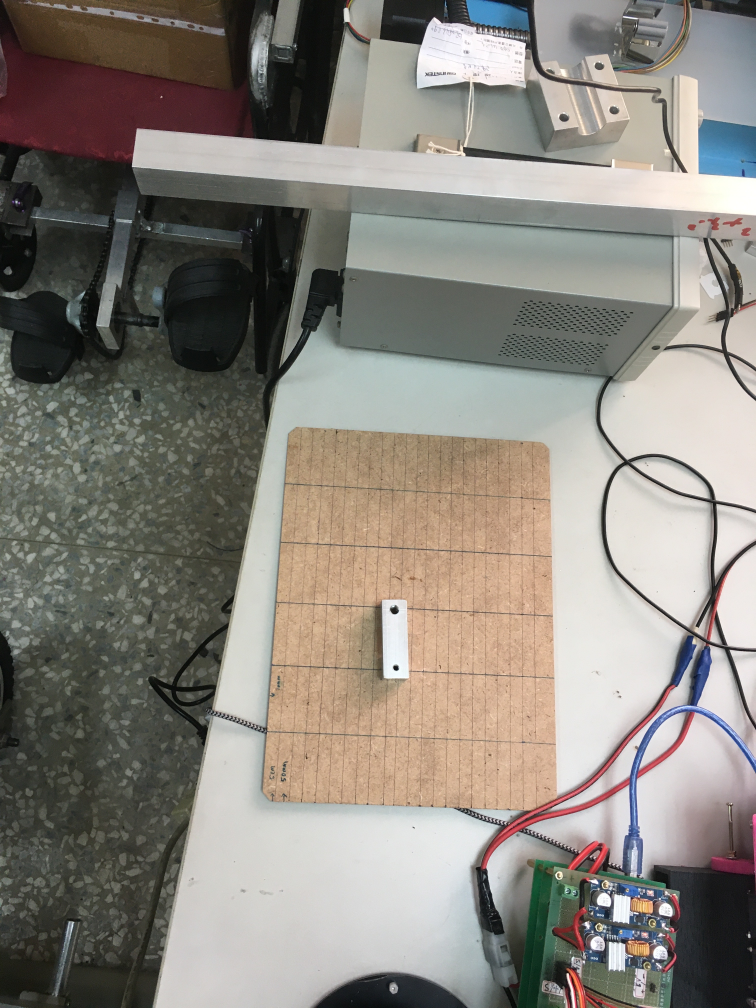
#> input picture GMTCV/2.jpg, 3024 x 4032 px (shown at 1/4 size)
$ python v3.py   (older library calls are emulated)
#> lines starting #> are read from the running program, lines starting #| are printed output that depends on the picture; after the words box and inside, x2 and y2 are one past the last pixel; in counts of white or black regions, pixels touching at a corner belong together
import cv2
import tkinter
from PIL import ImageTk
import PIL.Image

# Load an color image
#img = cv2.imread('img.png')
im  = cv2.imread('2.jpg')
#> im is the input picture: shape (4032, 3024, 3); mean B, G, R 124.7, 132.3, 137.2
def mouse(event):
    print( "Point 1 coordinate :",event.x,event.y )
#im  = cv2.imread('2object.JPG')
#cv2.imshow('title1',im)
clone = im.copy()
im = cv2.resize(im, (500, 500), interpolation=cv2.INTER_CUBIC)
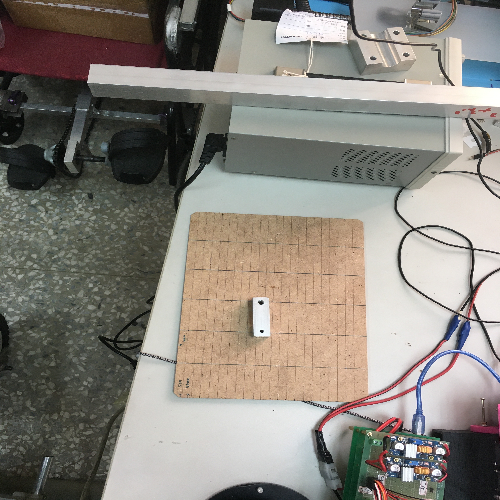
#> im: shape (500, 500, 3); mean B, G, R 124.7, 132.3, 137.1
gray = cv2.cvtColor(im, cv2.COLOR_BGR2GRAY)
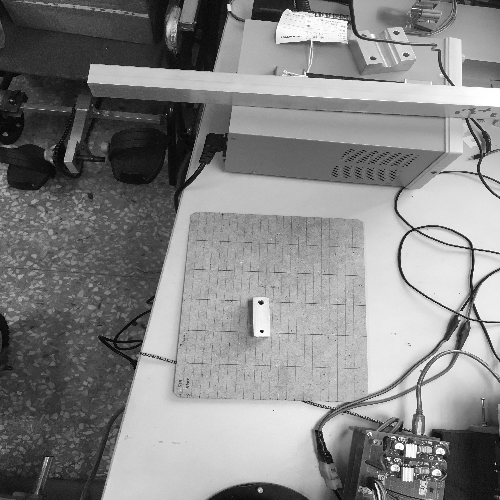
#> gray: shape (500, 500); min 0, max 255, mean 132.9
blurred = cv2.GaussianBlur(gray,(7,7),0)
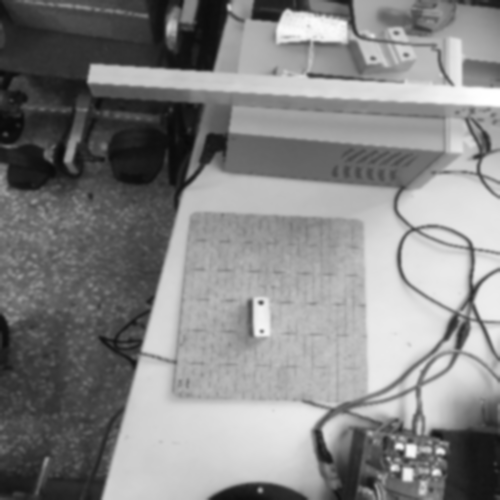
#> blurred: shape (500, 500); min 10, max 255, mean 132.9
thresh = cv2.Canny(blurred,128,256)
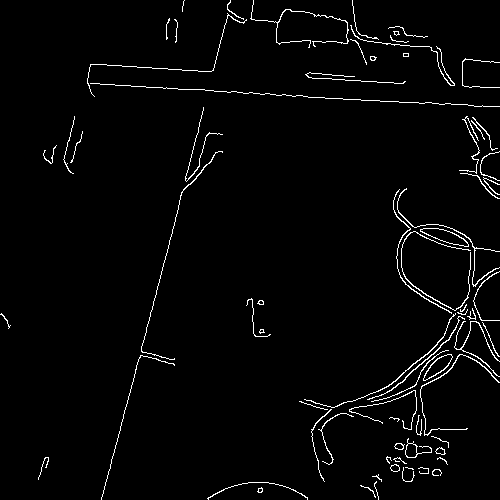
#> thresh: shape (500, 500); 2.5% white in thin lines or dots
#ret,binary = cv2.threshold(blurred,127,255,cv2.THRESH_BINARY)
#_,contours,_ = cv2.findContours(thresh,cv2.PETR__EXTERNAL,cv2.CHAIN__APPROX_SIMPLE)
def onmouse(event,x,y,flags,param):
    if event==cv2.EVENT_LBUTTONDOWN:
        print(x,y)
(cnts, _) = cv2.findContours(thresh, cv2.RETR_EXTERNAL, cv2.CHAIN_APPROX_SIMPLE)
#> cnts = 72 contours, 51 with area under 20; largest, box (x1, y1, x2, y2) and area: (420, 228, 469, 247) 406, (423, 354, 453, 381) 328, (405, 438, 432, 458) 144, (367, 316, 465, 400) 64, (304, 313, 456, 408) 64
for c in cnts:

        # CV2.moments會傳回一系列的moments值，我們只要知道中點X, Y的取得方式是如下進行即可。

        M = cv2.moments(c)
        if int(M["m00"])!=0:

            cX = int(M["m10"] / M["m00"])

            cY = int(M["m01"] / M["m00"])


        # 在中心點畫上黃色實心圓

        cv2.circle(im, (cX, cY), 1, (1, 227, 254), -1)
#> this loop made 72 passes
#> (c, cX, cY) on pass 60: ([[403, 53], [403, 56], [408, 56], [408, 53]], 405, 54)
#> (cX, cY) on passes 1 to 6: (259, 489), (369, 489), (249, 493), (375, 482), (377, 477), (434, 471)
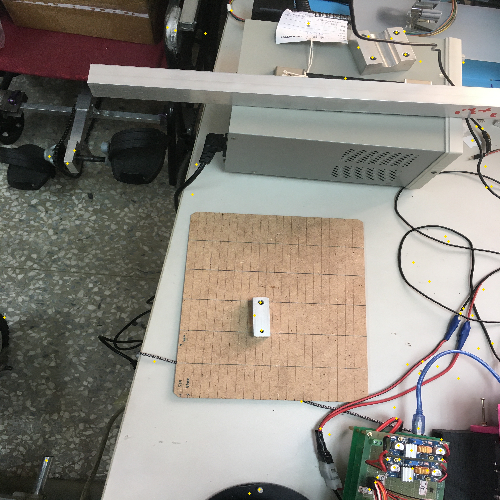
#> im: shape (500, 500, 3); 0.14% of pixels changed, all inside (x1, y1, x2, y2) = (3, 9, 494, 495)
#cv2.drawContours(im,contours,-1,(0,0,255),3)"""

#cv2.imshow('title',im)
#Rearrang the color channel
b,g,r = cv2.split(im)
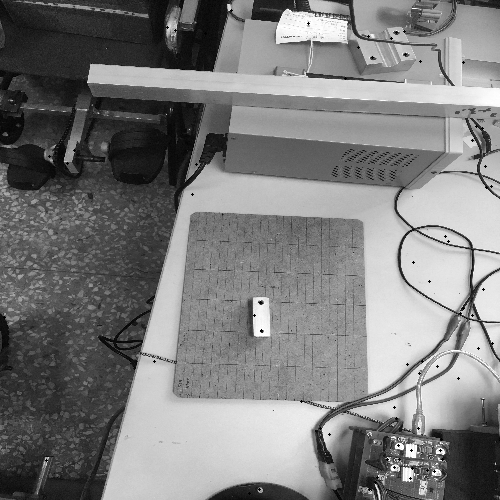
#> b: shape (500, 500); min 0, max 255, mean 124.5
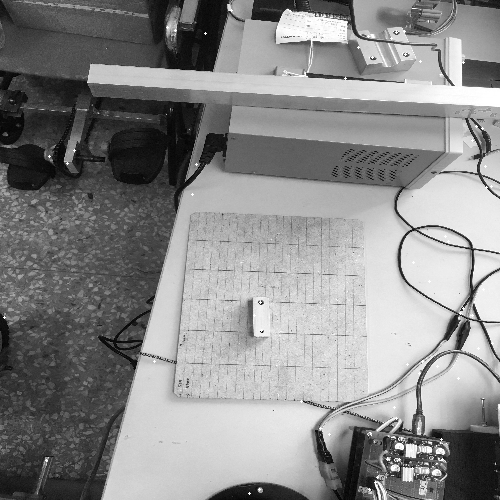
#> r: shape (500, 500); min 0, max 255, mean 137.3
#cv2.imshow('123',im)
im = cv2.merge((r,g,b))

# A root window for displaying objects
root = tkinter.Tk()

# Convert the Image object into a TkPhoto object
img2 = PIL.Image.fromarray(im)
imgtk = ImageTk.PhotoImage(image=img2)


frame = tkinter.Frame(root, background='white', width=640, height=480)
imLabel=tkinter.Label(frame,image=imgtk).pack()
frame.pack() # pack frame(or make frame visible)

frame.bind('<Button-1>', mouse)


root.mainloop() # Start the GUI

$ run again, with GMTCV/1.jpg copied over GMTCV/2.jpg
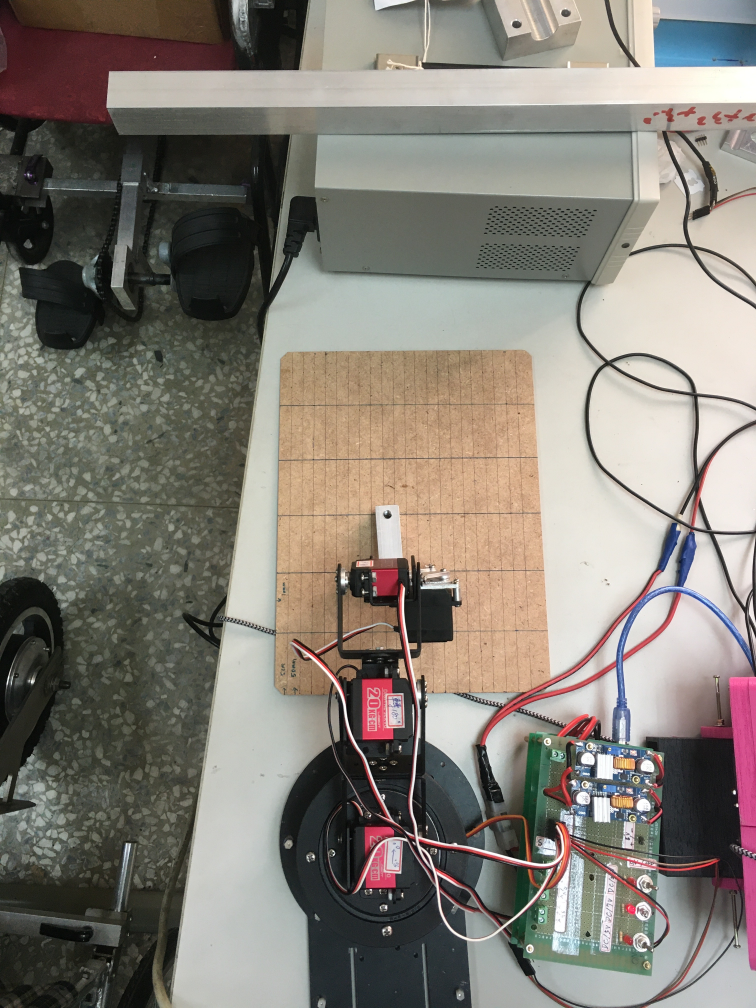
#> input picture GMTCV/1.jpg, 3024 x 4032 px (shown at 1/4 size)
#> im is the input picture: shape (4032, 3024, 3); mean B, G, R 117.2, 125.4, 131
#> `thresh = cv2.Canny(blurred,128,256)`:
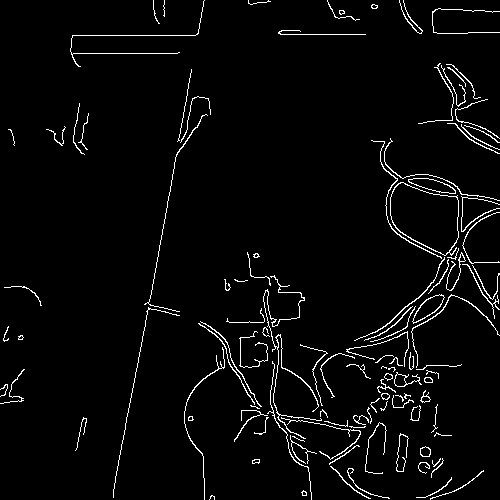
#> thresh: shape (500, 500); 3.3% white in thin lines or dots
#> cnts = 111 contours, 78 with area under 20; largest, box (x1, y1, x2, y2) and area: (390, 182, 459, 256) 3489, (412, 294, 445, 324) 410, (408, 178, 456, 194) 374, (394, 372, 422, 387) 128, (263, 275, 322, 439) 91
#> the loop `for c in cnts:` made 111 passes
#> (cX, cY) on passes 1 to 8: (211, 495), (303, 492), (441, 486), (464, 483), (358, 483), (347, 482), (424, 465), (255, 460)
#> `b,g,r = cv2.split(im)`:
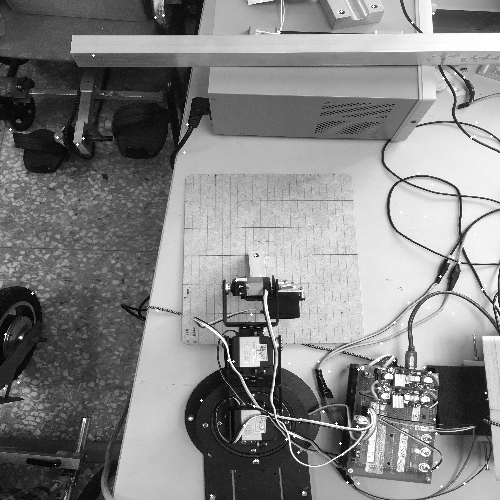
#> r: shape (500, 500); min 0, max 255, mean 131.2
